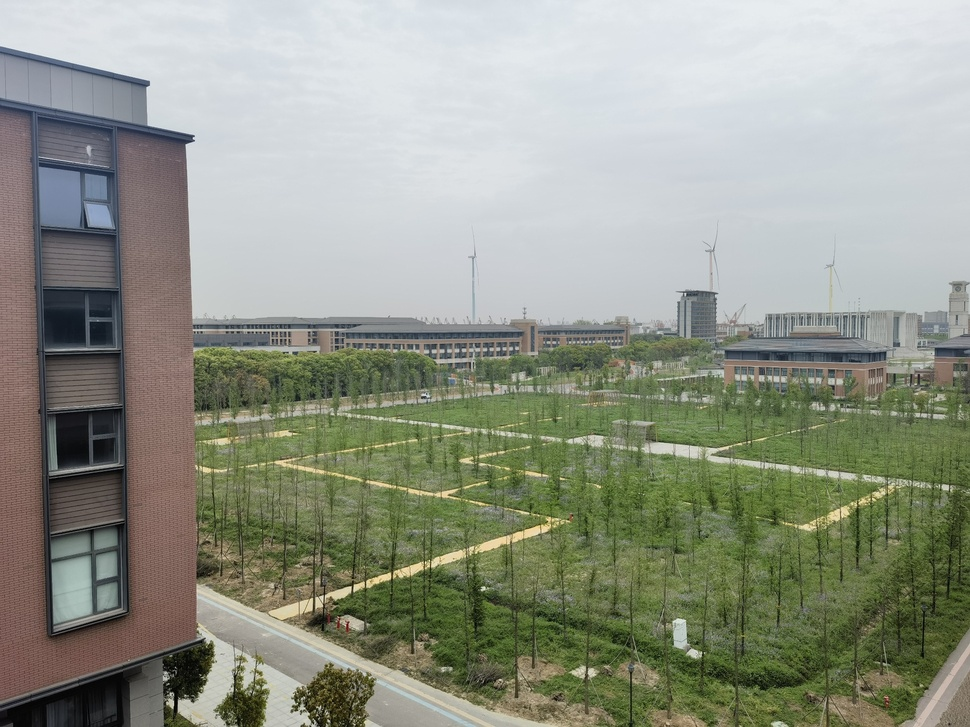
#> input picture 计算机视觉实践-练习1/img1.jpg, 970 x 727 px, shrunk from 2000 x 1500 before the run
$ jupyter execute code.ipynb   (shell and % lines are left out)
#> lines starting #> are read from the running program, lines starting #| are printed output that depends on the picture
[cell 1]
import numpy as np
import cv2
from  matplotlib import pyplot as plt

[cell 2]
def cv_show(name, image):
    image = image[:,:,::-1]
    plt.title(name)
    plt.imshow(image)
    plt.show()

[cell 3]
def detectAndDescribe(image):
    # 将彩色图片转换成灰度图
    gray = cv2.cvtColor(image, cv2.COLOR_BGR2GRAY)
    # 建立SIFT生成器
    descriptor = cv2.SIFT_create()
    # 检测SIFT特征点，并计算描述子
    (kps, features) = descriptor.detectAndCompute(image, None)
    # 将结果转换成NumPy数组
    kps = np.float32([kp.pt for kp in kps])
    # 返回特征点集，及对应的描述特征
    return (kps, features)

[cell 4]
def matchKeypoints(kpsA, kpsB, featuresA, featuresB, ratio = 0.75, reprojThresh = 4.0):
    # 建立暴力匹配器
    matcher = cv2.BFMatcher()
    # 使用KNN检测来自A、B图的SIFT特征匹配对，K=2
    rawMatches = matcher.knnMatch(featuresA, featuresB, 2)
    matches = []
    for m in rawMatches:
        # 当最近距离跟次近距离的比值小于ratio值时，保留此匹配对
        if len(m) == 2 and m[0].distance < m[1].distance * ratio:
        # 存储两个点在featuresA, featuresB中的索引值
            matches.append((m[0].trainIdx, m[0].queryIdx))
        # 当筛选后的匹配对大于4时，计算视角变换矩阵
    if len(matches) > 4:
        # 获取匹配对的点坐标
        ptsA = np.float32([kpsA[i] for (_, i) in matches])
        ptsB = np.float32([kpsB[i] for (i, _) in matches])
        # 计算视角变换矩阵
        (H, status) = cv2.findHomography(ptsA, ptsB, cv2.RANSAC, reprojThresh)
        # 返回结果
        return (matches, H, status)
    # 如果匹配对小于4时，返回None
    return None

[cell 5]
def drawMatches(imageA, imageB, kpsA, kpsB, matches, status):
    # 初始化可视化图片，将A、B图左右连接到一起
    (hA, wA) = imageA.shape[:2]
    (hB, wB) = imageB.shape[:2]
    vis = np.zeros((max(hA, hB), wA + wB, 3), dtype="uint8")
    vis[0:hA, 0:wA] = imageA
    vis[0:hB, wA:] = imageB
    # 联合遍历，画出匹配对
    for ((trainIdx, queryIdx), s) in zip(matches, status):
        # 当点对匹配成功时，画到可视化图上
        if s == 1:
            # 画出匹配对
            ptA = (int(kpsA[queryIdx][0]), int(kpsA[queryIdx][1]))
            ptB = (int(kpsB[trainIdx][0]) + wA, int(kpsB[trainIdx][1]))
            cv2.line(vis, ptA, ptB, (0, 255, 0), 1)
    cv_show("MATCHES", vis)
    # 返回可视化结果
    return vis

[cell 6]
def stitch(imageA,imageB, ratio=0.75, reprojThresh=4.0,showMatches=False):
    #检测A、B图片的SIFT关键特征点，并计算特征描述子
    (kpsA, featuresA) = detectAndDescribe(imageA)
    (kpsB, featuresB) = detectAndDescribe(imageB)
    # 匹配两张图片的所有特征点，返回匹配结果
    M = matchKeypoints(kpsA, kpsB, featuresA, featuresB, ratio, reprojThresh)
    # 如果返回结果为空，没有匹配成功的特征点，退出算法
    if M is None:
        return None
    # 否则，提取匹配结果
    # H是3x3视角变换矩阵
    (matches, H, status) = M
    # 将图片A进行视角变换，result是变换后图片
    result = cv2.warpPerspective(imageA, H, (imageA.shape[1] + imageB.shape[1], imageA.shape[0]))
    # cv_show('result', result)
    # 将图片B传入result图片最左端
    result[0:imageB.shape[0], 0:imageB.shape[1]] = imageB
    # cv_show('result', result)
    # 检测是否需要显示图片匹配
    if showMatches:
        # 生成匹配图片
        vis = drawMatches(imageA, imageB, kpsA, kpsB, matches, status)
        # 返回结果
        return (result, vis)
    # 返回匹配结果
    return result

[cell 7]
# 读取图像
image1 = cv2.imread('img1.jpg')
#> image1 is the input picture: shape (727, 970, 3); mean B, G, R 135.9, 149.7, 145.5
image2 = cv2.imread('img2.jpg')
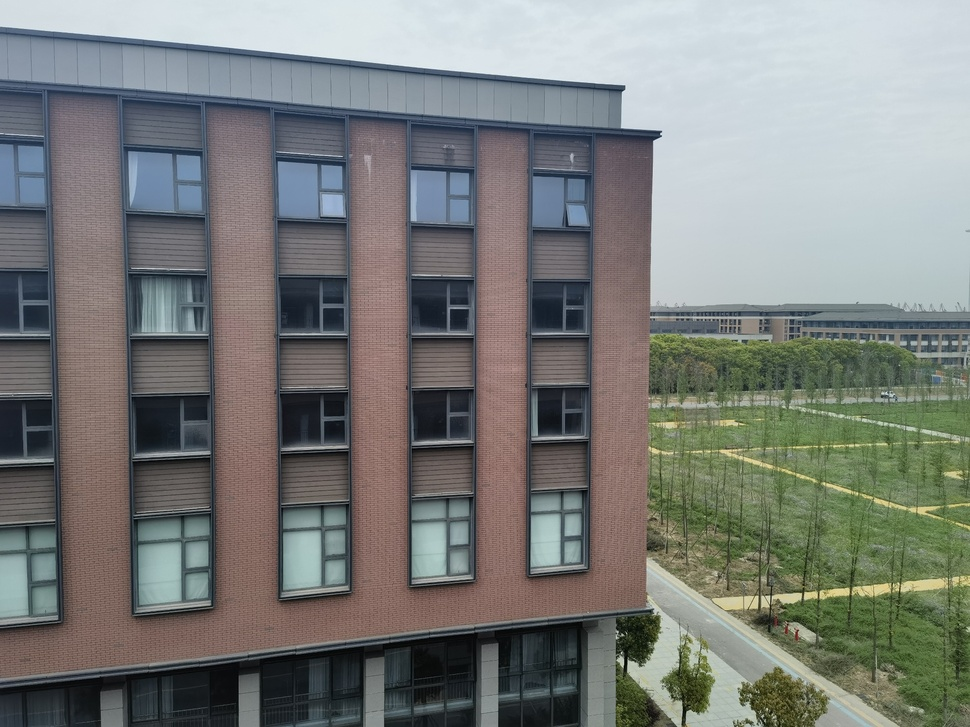
#> input picture 计算机视觉实践-练习1/img2.jpg, 970 x 727 px, shrunk from 2000 x 1500 before the run
#> image2 is the input picture: shape (727, 970, 3); mean B, G, R 121.9, 125.1, 122.7
cv_show("IMAGE 1", image1)
cv_show("IMAGE 2", image2)
# 计算SIFT特征点和特征向量
(kps1, features1) = detectAndDescribe(image1)
#> in detectAndDescribe, `gray = cv2.cvtColor(image, cv2.COLOR_BGR2GRAY)`:
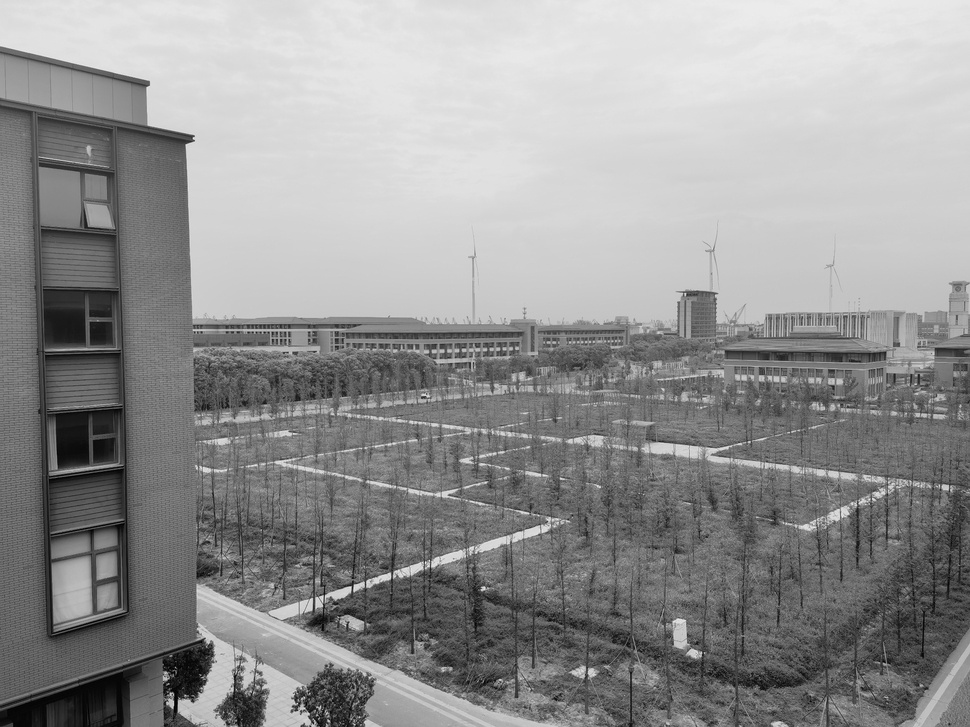
#> gray: shape (727, 970); min 0, max 239, mean 146.9
#> in detectAndDescribe, `(kps, features) = descriptor.detectAndCompute(image, None)`: kps = 3483 keypoints; strongest (x, y, size): (171, 703, 4.7), (483, 588, 3.2), (350, 587, 1.8), (424, 397, 2.2)
#> in detectAndDescribe, `kps = np.float32([kp.pt for kp in kps])`: kps = 3483 pairs, first value 2.8 to 966.4, second value 53.96 to 724.2
#> kps1 has the same summary as kps in detectAndDescribe
(kps2, features2) = detectAndDescribe(image2)
#> in detectAndDescribe (call 2), `gray = cv2.cvtColor(image, cv2.COLOR_BGR2GRAY)`:
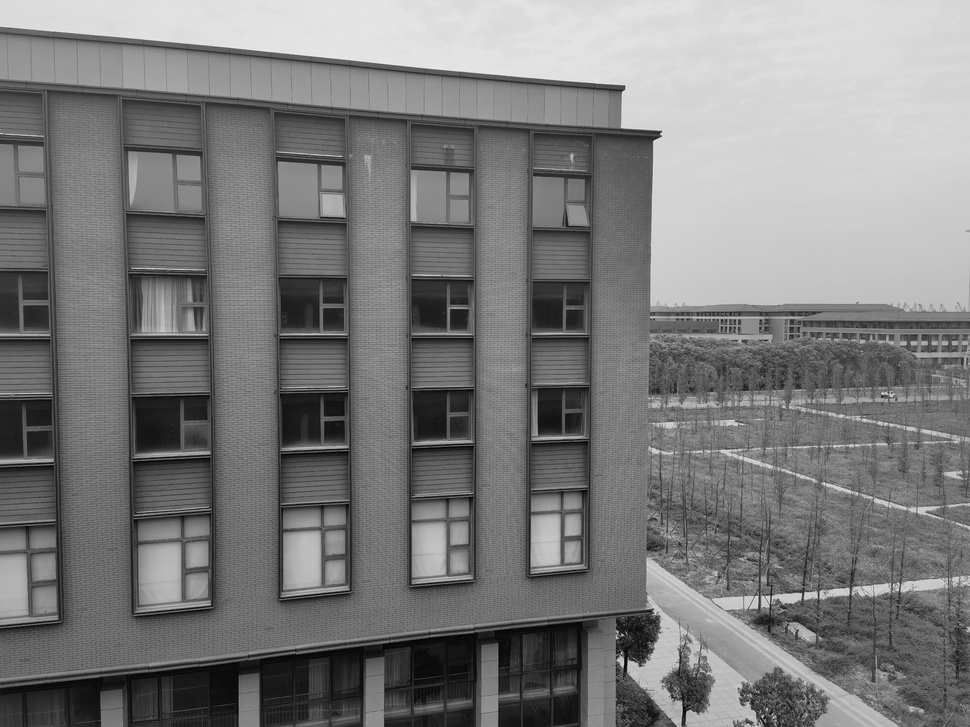
#> gray: shape (727, 970); min 0, max 240, mean 124
#> in detectAndDescribe (call 2), `(kps, features) = descriptor.detectAndCompute(image, None)`: kps = 2198 keypoints; strongest (x, y, size): (762, 716, 1.9), (621, 660, 4.4), (656, 134, 6.4), (622, 664, 2.8)
#> in detectAndDescribe (call 2), `kps = np.float32([kp.pt for kp in kps])`: kps = 2198 pairs, first value 4.33 to 967.2, second value 28.32 to 722.8
#> kps2 has the same summary as kps in detectAndDescribe
# 基于最近邻和随机取样一致性得到一个单应性矩阵
(matches,H,status) = matchKeypoints(kps1, kps2, features1, features2)
#> in matchKeypoints, `rawMatches = matcher.knnMatch(featuresA, featuresB, 2)`: rawMatches = 3483 matches
#> after the loop in matchKeypoints, `for m in rawMatches:`: matches = 620 pairs, first value 0 to 2167, second value 1 to 3427
#> in matchKeypoints, `ptsA = np.float32([kpsA[i] for (_, i) in matches])`: ptsA = 620 pairs, first value 3.11 to 951, second value 53.96 to 718.6
#> in matchKeypoints, `ptsB = np.float32([kpsB[i] for (i, _) in matches])`: ptsB = 620 pairs, first value 4.33 to 960.6, second value 28.32 to 713.7
#> in matchKeypoints, `(H, status) = cv2.findHomography(ptsA, ptsB, cv2.RANSAC, reprojThresh)`: H = [[0.361, 0.0273, 493.4], [-0.215, 0.872, 35.02], [-0.000688, 6.12e-05, 1]]; status = 620 values, max 1 at index 7, min 0 at index 0, mean 0.832
# 绘制匹配结果
drawMatches(image1, image2, kps1, kps2, matches, status)
#> in drawMatches, `vis[0:hA, 0:wA] = imageA`:
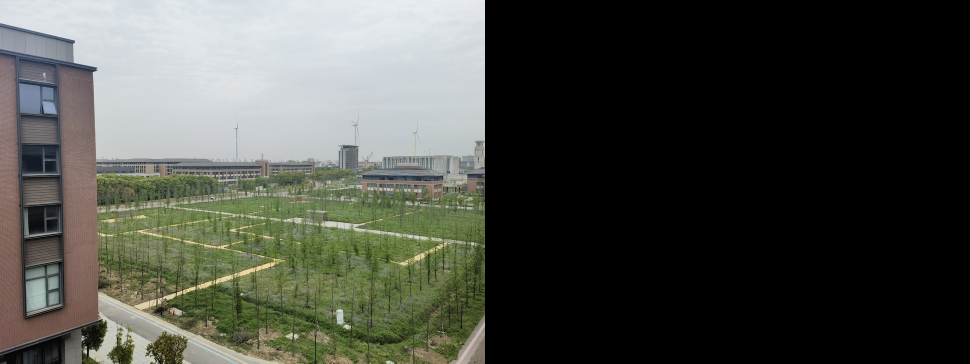
#> vis: shape (727, 1940, 3) (shown at 1/2 size); mean B, G, R 67.9, 74.8, 72.8
#> in drawMatches, `vis[0:hB, wA:] = imageB`:
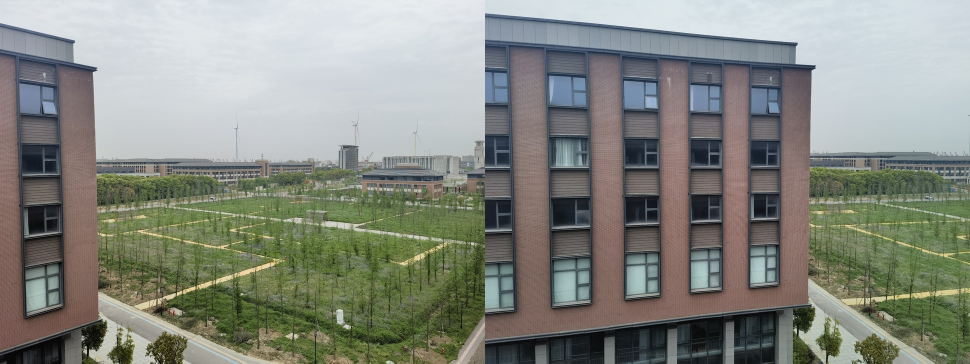
#> vis: shape (727, 1940, 3) (shown at 1/2 size); mean B, G, R 128.9, 137.4, 134.1
#> the loop in drawMatches, `for ((trainIdx, queryIdx), s) in zip(matches, status):` made 620 passes
#> (trainIdx, queryIdx, s, ptA, ptB) on passes 8, 20, 25, 38, 49, 52, 54, 55, 57: (607, 30, [1], (54, 621), (1501, 565)), (630, 63, [1], (78, 680), (1518, 620)), (646, 75, [1], (86, 582), (1526, 536)), (674, 101, [1], (101, 604), (1538, 557)), (695, 126, [1], (114, 718), (1544, 662)), (711, 133, [1], (118, 606), (1551, 562)), (731, 140, [1], (123, 552), (1555, 514)), (732, 141, [1], (123, 552), (1555, 514)), (729, 144, [1], (123, 579), (1555, 538))
#> (ptA, ptB) on passes 68, 69, 71, 73, 74, 75: ((194, 609), (1614, 579)), ((195, 570), (1615, 542)), ((196, 344), (1621, 331)), ((201, 641), (1620, 610)), ((203, 475), (1621, 456)), ((203, 405), (1625, 390))
#> after the loop in drawMatches, `for ((trainIdx, queryIdx), s) in zip(matches, status):`:
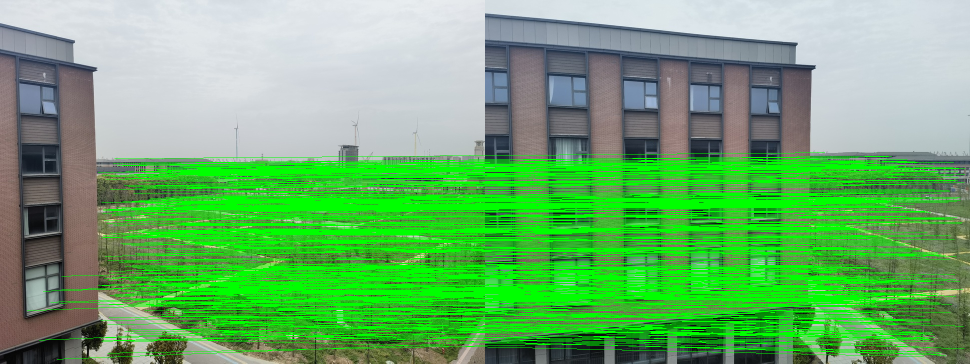
#> vis: shape (727, 1940, 3) (shown at 1/2 size); mean B, G, R 106.4, 175.4, 107.1
#> call 3 of cv_show, with name = 'MATCHES'
#> in cv_show (call 3), `image = image[:,:,::-1]`:
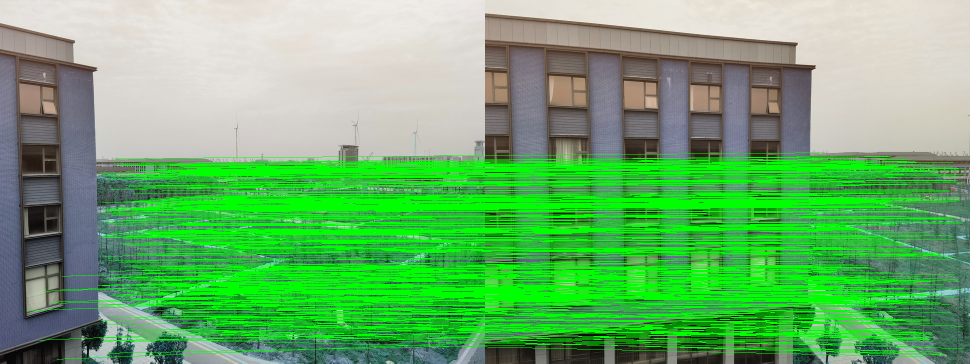
#> image: shape (727, 1940, 3) (shown at 1/2 size); mean B, G, R 107.1, 175.4, 106.4
# 拼接
res = stitch(image1, image2)
#> in detectAndDescribe (call 3), `(kps, features) = descriptor.detectAndCompute(image, None)`: kps = 3483 keypoints; strongest (x, y, size): (171, 703, 4.7), (483, 588, 3.2), (350, 587, 1.8), (424, 397, 2.2)
#> in stitch, `(kpsA, featuresA) = detectAndDescribe(imageA)`: kpsA = 3483 pairs, first value 2.8 to 966.4, second value 53.96 to 724.2
#> in detectAndDescribe (call 4), `(kps, features) = descriptor.detectAndCompute(image, None)`: kps = 2198 keypoints; strongest (x, y, size): (762, 716, 1.9), (621, 660, 4.4), (656, 134, 6.4), (622, 664, 2.8)
#> in stitch, `(kpsB, featuresB) = detectAndDescribe(imageB)`: kpsB = 2198 pairs, first value 4.33 to 967.2, second value 28.32 to 722.8
#> in stitch, `result = cv2.warpPerspective(imageA, H, (imageA.shape[1] + imageB.shap..`:
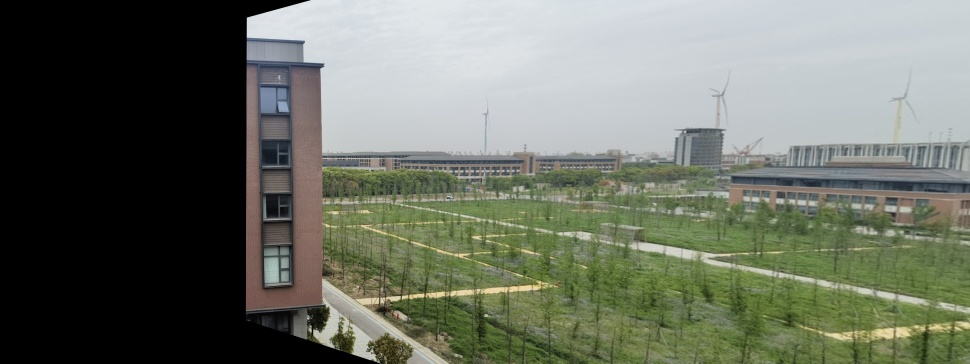
#> result: shape (727, 1940, 3) (shown at 1/2 size); mean B, G, R 100.1, 112.4, 107.3
#> in stitch, `result[0:imageB.shape[0], 0:imageB.shape[1]] = imageB`:
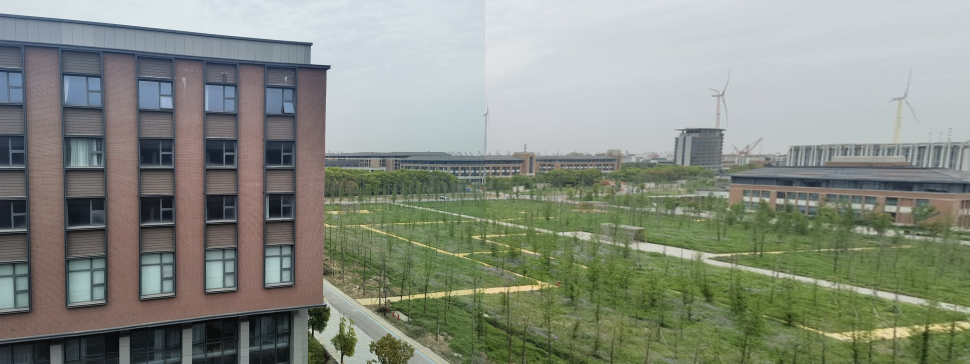
#> result: shape (727, 1940, 3) (shown at 1/2 size); mean B, G, R 129.5, 140.7, 134.8
cv_show("RESULT", res)
cv2.imwrite('result.jpg', res)
#> Out = True
